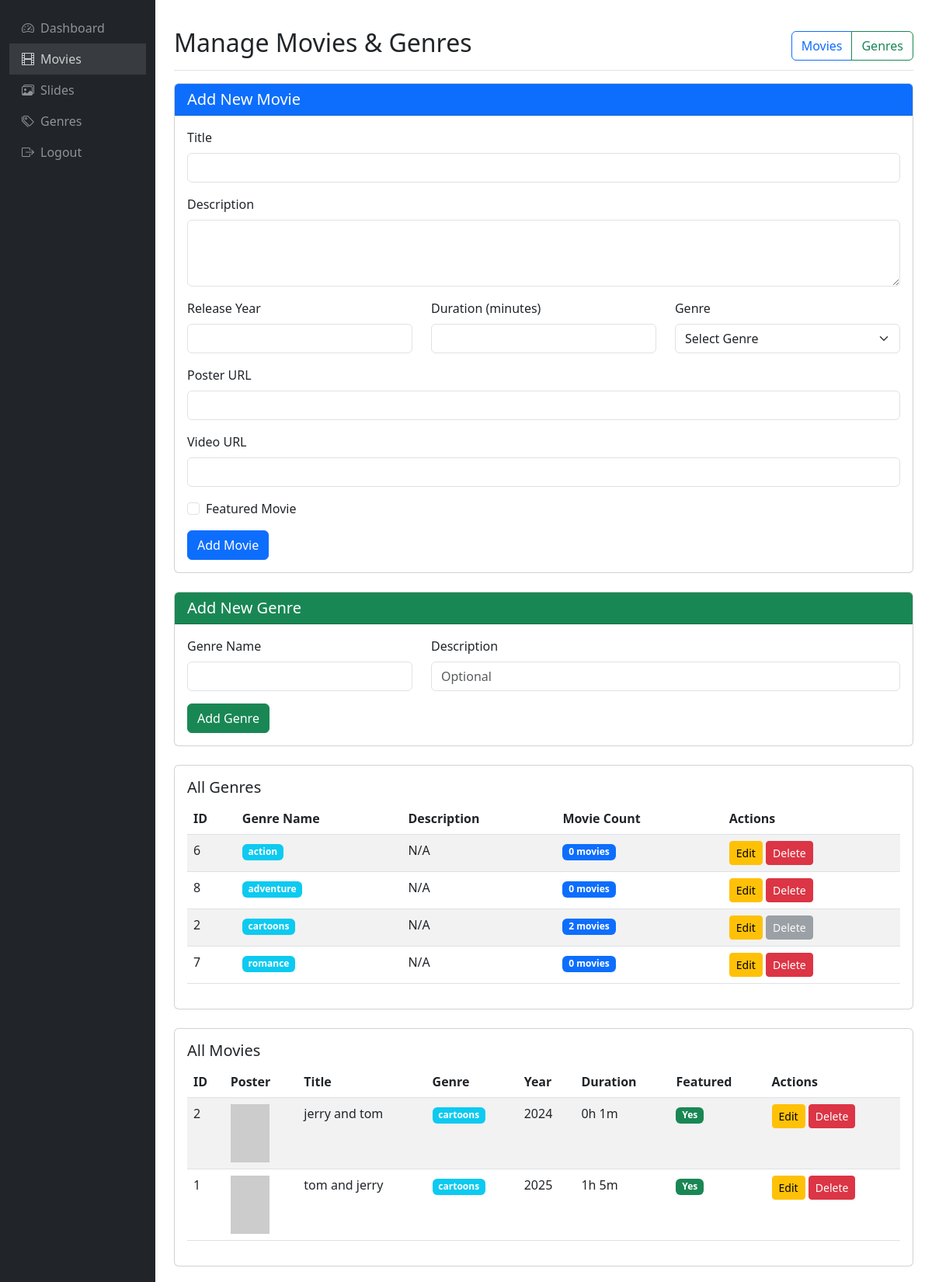
Screenshot of /movies.php (signed in) with the database file from the repository.
### tables this page shows
CREATE TABLE `genres` (
  `id` int(11) NOT NULL,
  `name` varchar(50) NOT NULL
);

CREATE TABLE `movies` (
  `id` int(11) NOT NULL,
  `title` varchar(100) NOT NULL,
  `description` text DEFAULT NULL,
  `release_year` int(11) DEFAULT NULL,
  `duration` int(11) DEFAULT NULL,
  `poster_url` varchar(255) DEFAULT NULL,
  `video_url` varchar(255) DEFAULT NULL,
  `genre_id` int(11) DEFAULT NULL,
  `featured` tinyint(1) DEFAULT 0,
  `created_at` timestamp NOT NULL DEFAULT current_timestamp(),
  `updated_at` timestamp NOT NULL DEFAULT current_timestamp() ON UPDATE current_timestamp()
);

### movies.php (the view, shortened to what this page needs)
<?php
include '../config.php';
$movie = null;
$edit_genre = null;
try {
    $genres = $pdo->query("SELECT * FROM genres ORDER BY name ASC")->fetchAll(PDO::FETCH_ASSOC);
} catch (PDOException $e) {
    $_SESSION['error'] = "Error loading genres: " . $e->getMessage();
    $genres = [];
}
try {
    $movies = $pdo->query("SELECT m.*, g.name as genre FROM movies m LEFT JOIN genres g ON m.genre_id = g.id ORDER BY m.created_at DESC")->fetchAll(PDO::FETCH_ASSOC);
} catch (PDOException $e) {
    $_SESSION['error'] = "Error loading movies: " . $e->getMessage();
    $movies = [];
}
?>
<!DOCTYPE html>
<html lang="en">
<head>
    <link href="https://cdn.jsdelivr.net/npm/bootstrap@5.3.0/dist/css/bootstrap.min.css" rel="stylesheet">
    <link rel="stylesheet" href="https://cdn.jsdelivr.net/npm/bootstrap-icons@1.10.0/font/bootstrap-icons.css">
</head>
<body>
    <div class="container-fluid">
        <div class="row">
            <div class="col-md-3 col-lg-2 d-md-block sidebar bg-dark">
                <div class="position-sticky pt-3">
                    <ul class="nav flex-column">
                        <li class="nav-item">
                            <a class="nav-link" href="dashboard.php">
                                <i class="bi bi-speedometer2 me-2"></i>Dashboard
                            </a>
                        </li>
                        <li class="nav-item">
                            <a class="nav-link active" href="movies.php">
                                <i class="bi bi-film me-2"></i>Movies
                            </a>
                        </li>
                        <li class="nav-item">
                            <a class="nav-link" href="slides.php">
                                <i class="bi bi-images me-2"></i>Slides
                            </a>
                        </li>
                        <li class="nav-item">
                            <a class="nav-link" href="#genresSection" onclick="document.getElementById('genresSection').scrollIntoView({behavior: 'smooth'});">
                                <i class="bi bi-tags me-2"></i>Genres
                            </a>
                        </li>
                        <li class="nav-item">
                            <a class="nav-link" href="logout.php">
                                <i class="bi bi-box-arrow-right me-2"></i>Logout
                            </a>
                        </li>
                    </ul>
                </div>
            </div>
            <div class="col-md-9 ms-sm-auto col-lg-10 px-md-4 main-content">
                <div class="d-flex justify-content-between flex-wrap flex-md-nowrap align-items-center pt-3 pb-2 mb-3 border-bottom">
                    <h1 class="h2">Manage Movies & Genres</h1>
                    <div class="btn-group" role="group">
                        <a href="#movieForm" class="btn btn-outline-primary">Movies</a>
                        <a href="#genresSection" class="btn btn-outline-success">Genres</a>
                    </div>
                </div>
                <div class="card mb-4" id="movieForm">
                    <div class="card-header bg-primary text-white">
                        <h5 class="mb-0"><?= isset($movie) ? 'Edit Movie' : 'Add New Movie' ?></h5>
                    </div>
                    <div class="card-body">
                        <form method="POST">
                            <div class="mb-3">
                                <label for="title" class="form-label">Title</label>
                                <input type="text" class="form-control" id="title" name="title" value="<?= isset($movie) ? $movie['title'] : '' ?>" required>
                            </div>
                            <div class="mb-3">
                                <label for="description" class="form-label">Description</label>
                                <textarea class="form-control" id="description" name="description" rows="3" required><?= isset($movie) ? $movie['description'] : '' ?></textarea>
                            </div>
                            <div class="row">
                                <div class="col-md-4 mb-3">
                                    <label for="release_year" class="form-label">Release Year</label>
                                    <input type="number" class="form-control" id="release_year" name="release_year" value="<?= isset($movie) ? $movie['release_year'] : '' ?>" required>
                                </div>
                                <div class="col-md-4 mb-3">
                                    <label for="duration" class="form-label">Duration (minutes)</label>
                                    <input type="number" class="form-control" id="duration" name="duration" value="<?= isset($movie) ? $movie['duration'] : '' ?>" required>
                                </div>
                                <div class="col-md-4 mb-3">
                                    <label for="genre_id" class="form-label">Genre</label>
                                    <select class="form-select" id="genre_id" name="genre_id" required>
                                        <option value="">Select Genre</option>
                                    </select>
                                </div>
                            </div>
                            <div class="mb-3">
                                <label for="poster_url" class="form-label">Poster URL</label>
                                <input type="url" class="form-control" id="poster_url" name="poster_url" value="<?= isset($movie) ? $movie['poster_url'] : '' ?>" required>
                            </div>
                            <div class="mb-3">
                                <label for="video_url" class="form-label">Video URL</label>
                                <input type="url" class="form-control" id="video_url" name="video_url" value="<?= isset($movie) ? $movie['video_url'] : '' ?>" required>
                            </div>
                            <div class="mb-3 form-check">
                                <input type="checkbox" class="form-check-input" id="featured" name="featured" <?= (isset($movie) && $movie['featured']) ? 'checked' : '' ?>>
                                <label class="form-check-label" for="featured">Featured Movie</label>
                            </div>
                            <button type="submit" class="btn btn-primary"><?= isset($movie) ? 'Update Movie' : 'Add Movie' ?></button>
                        </form>
                    </div>
                </div>
                <div class="card mb-4" id="genresSection">
                    <div class="card-header bg-success text-white">
                        <h5 class="mb-0"><?= isset($edit_genre) ? 'Edit Genre' : 'Add New Genre' ?></h5>
                    </div>
                    <div class="card-body">
                        <form method="POST">
                            <div class="row">
                                <div class="col-md-4 mb-3">
                                    <label for="genre_name" class="form-label">Genre Name</label>
                                    <input type="text" class="form-control" id="genre_name" name="genre_name" value="<?= isset($edit_genre) ? htmlspecialchars($edit_genre['name']) : '' ?>" required>
                                </div>
                                <div class="col-md-8 mb-3">
                                    <label for="genre_description" class="form-label">Description</label>
                                    <input type="text" class="form-control" id="genre_description" name="genre_description" value="<?= isset($edit_genre) ? htmlspecialchars($edit_genre['description'] ?? '') : '' ?>" placeholder="Optional">
                                </div>
                            </div>
                            <button type="submit" name="genre_submit" class="btn btn-success"><?= isset($edit_genre) ? 'Update Genre' : 'Add Genre' ?></button>
                        </form>
                    </div>
                </div>
                <div class="card mb-4">
                    <div class="card-body">
                        <h5 class="card-title">All Genres</h5>
                        <div class="table-responsive">
                            <table class="table table-striped">
                                <thead>
                                    <tr>
                                        <th>ID</th>
                                        <th>Genre Name</th>
                                        <th>Description</th>
                                        <th>Movie Count</th>
                                        <th>Actions</th>
                                    </tr>
                                </thead>
                                <tbody>
                                    <?php if (!empty($genres)): ?>
                                        <?php foreach ($genres as $g): ?>
                                            <?php
                                            try {
                                                $count_stmt = $pdo->prepare("SELECT COUNT(*) as count FROM movies WHERE genre_id = ?");
                                                $count_stmt->execute([$g['id']]);
                                                $movie_count = $count_stmt->fetch(PDO::FETCH_ASSOC)['count'];
                                            } catch (PDOException $e) {
                                                $movie_count = 0;
                                            }
                                            ?>
                                            <tr>
                                                <td><?= $g['id'] ?></td>
                                                <td><span class="badge bg-info"><?= htmlspecialchars($g['name']) ?></span></td>
                                                <td><?= htmlspecialchars($g['description'] ?? 'N/A') ?></td>
                                                <td><span class="badge bg-primary"><?= $movie_count ?> movies</span></td>
                                                <td>
                                                    <a href="movies.php?genre_action=edit&genre_id=<?= $g['id'] ?>#genresSection" class="btn btn-sm btn-warning">Edit</a>
                                                    <?php if ($movie_count == 0): ?>
                                                        <a href="movies.php?genre_action=delete&genre_id=<?= $g['id'] ?>" class="btn btn-sm btn-danger" onclick="return confirm('Are you sure you want to delete this genre?')">Delete</a>
                                                    <?php else: ?>
                                                        <button class="btn btn-sm btn-secondary" disabled title="Cannot delete genre with movies">Delete</button>
                                                    <?php endif; ?>
                                                </td>
                                            </tr>
                                        <?php endforeach; ?>
                                    <?php else: ?>
                                        <tr>
                                            <td colspan="5" class="text-center text-muted">No genres found. Add your first genre above!</td>
                                        </tr>
                                    <?php endif; ?>
                                </tbody>
                            </table>
                        </div>
                    </div>
                </div>
                <div class="card">
                    <div class="card-body">
                        <h5 class="card-title">All Movies</h5>
                        <div class="table-responsive">
                            <table class="table table-striped">
                                <thead>
                                    <tr>
                                        <th>ID</th>
                                        <th>Poster</th>
                                        <th>Title</th>
                                        <th>Genre</th>
                                        <th>Year</th>
                                        <th>Duration</th>
                                        <th>Featured</th>
                                        <th>Actions</th>
                                    </tr>
                                </thead>
                                <tbody>
                                    <?php if (!empty($movies)): ?>
                                        <?php foreach ($movies as $m): ?>
                                            <tr>
                                                <td><?= $m['id'] ?></td>
                                                <td><img src="<?= htmlspecialchars($m['poster_url']) ?>" width="50" height="75" style="object-fit: cover;" alt="<?= htmlspecialchars($m['title']) ?>" onerror="this.src='https://via.placeholder.com/50x75?text=No+Image'"></td>
                                                <td><?= htmlspecialchars($m['title']) ?></td>
                                                <td><span class="badge bg-info"><?= htmlspecialchars($m['genre'] ?? 'N/A') ?></span></td>
                                                <td><?= $m['release_year'] ?></td>
                                                <td><?= floor($m['duration']/60) ?>h <?= $m['duration']%60 ?>m</td>
                                                <td><?= $m['featured'] ? '<span class="badge bg-success">Yes</span>' : '<span class="badge bg-secondary">No</span>' ?></td>
                                                <td>
                                                    <a href="movies.php?action=edit&id=<?= $m['id'] ?>" class="btn btn-sm btn-warning">Edit</a>
                                                    <a href="movies.php?action=delete&id=<?= $m['id'] ?>" class="btn btn-sm btn-danger" onclick="return confirm('Are you sure you want to delete this movie?')">Delete</a>
                                                </td>
                                            </tr>
                                        <?php endforeach; ?>
                                    <?php else: ?>
                                        <tr>
                                            <td colspan="8" class="text-center text-muted">No movies found. Add your first movie above!</td>
                                        </tr>
                                    <?php endif; ?>
                                </tbody>
                            </table>
                        </div>
                    </div>
                </div>
            </div>
        </div>
    </div>
</body>
</html>

### movies.php (style rules this page uses)
.sidebar { min-height: 100vh; background: #343a40; }
.sidebar .nav-link { color: rgba(255,255,255,.5); }
.sidebar .nav-link:hover, .sidebar .nav-link.active { color: rgba(255,255,255,.75); background: rgba(255,255,255,.1); }
.main-content { padding: 20px; }

### rows the page displays
genres: id "6", name "action", description "N/A", movie_count "0"
genres: id "8", name "adventure", description "N/A", movie_count "0"
genres: id "2", name "cartoons", description "N/A", movie_count "2", shows "Delete"
genres: id "7", name "romance", description "N/A", movie_count "0"
movies: id "2", title "jerry and tom", genre.name "cartoons", release_year "2024", floor($m['duration']/60) "0", $m['duration']%60 "1", featured "Yes"
movies: id "1", title "tom and jerry", genre.name "cartoons", release_year "2025", floor($m['duration']/60) "1", $m['duration']%60 "5", featured "Yes"
